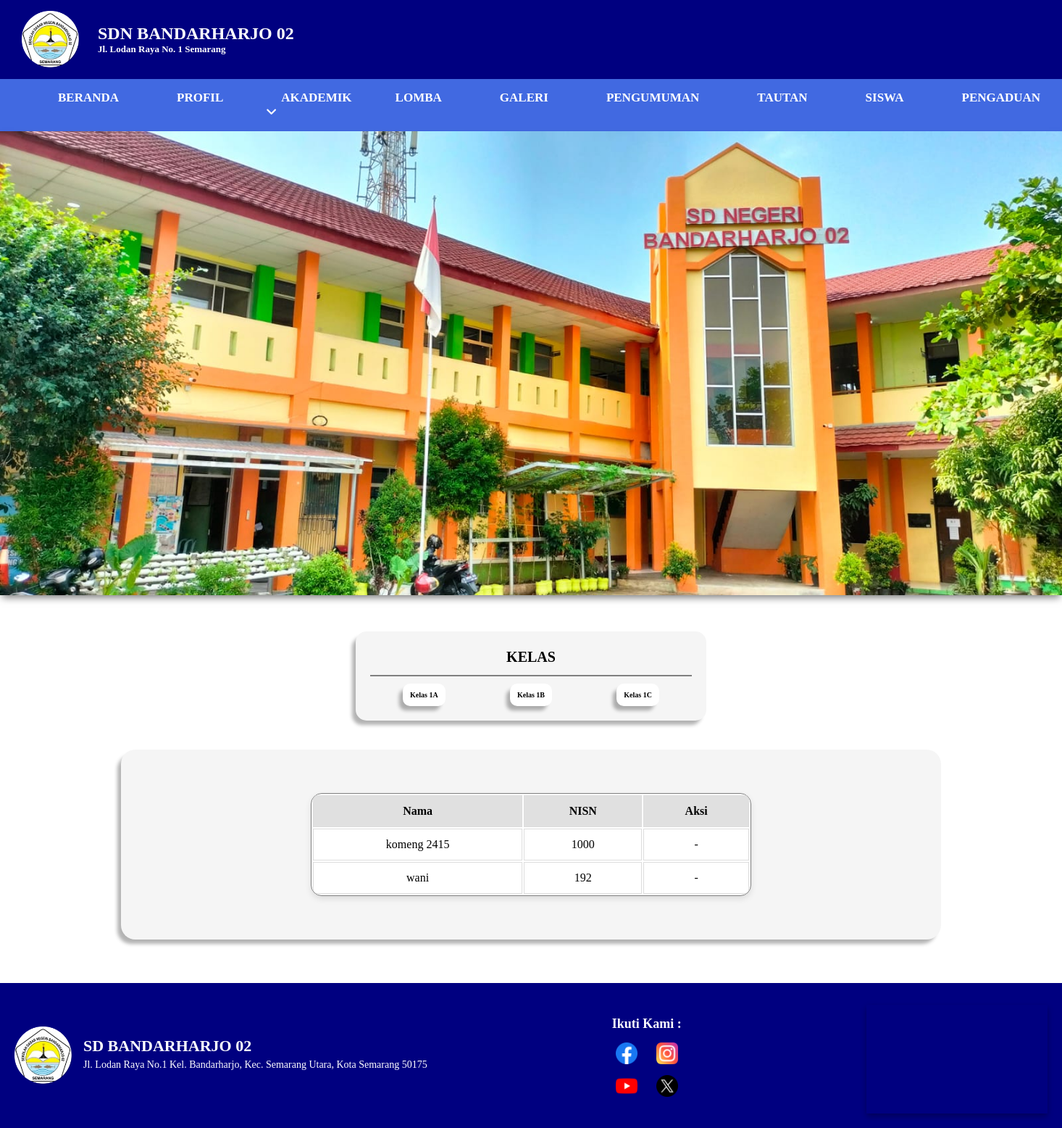
The app's page /menu/siswa/kelas/kelas1.php, older data.
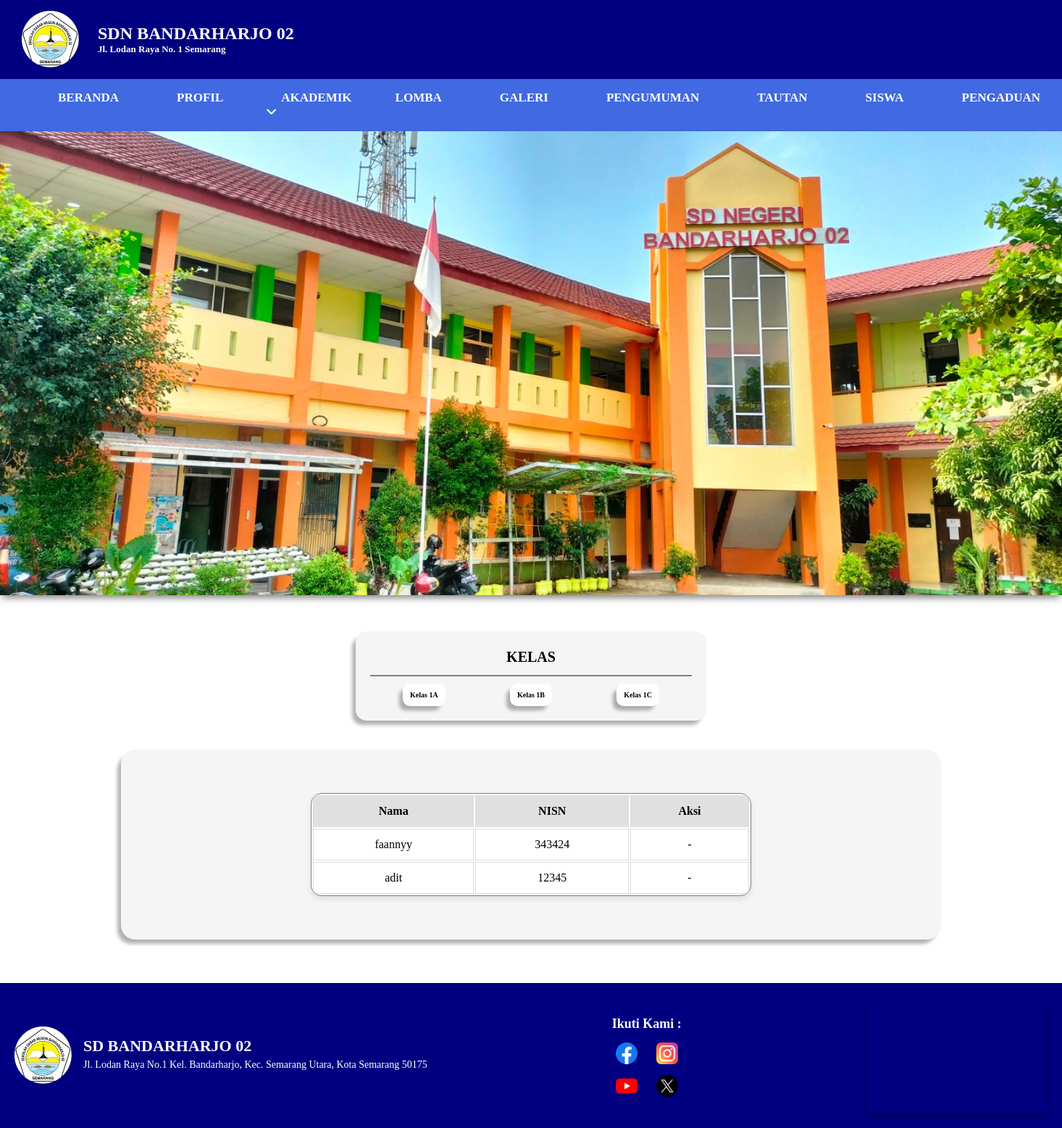
The same page, newer data.
### tables this page shows
CREATE TABLE `siswa1` (
  `id` int(11) NOT NULL,
  `nama` varchar(255) NOT NULL,
  `nisn` int(255) NOT NULL,
  `kategori` varchar(11) NOT NULL
);

### menu/siswa/kelas/kelas1.php (the view, shortened to what this page needs)
<?php
include('/bandarharjo/partials/header.php');
include('/bandarharjo/koneksi.php');
$kelas = isset($_GET['kelas']) ? $_GET['kelas'] : '1A';
$kategori = '';
if ($kelas == '1A') {
    $kategori = 'A';
} elseif ($kelas == '1B') {
    $kategori = 'B';
} elseif ($kelas == '1C') {
    $kategori = 'C';
}
$query = "SELECT * FROM siswa1 WHERE kategori='$kategori'";
$result = $conn->query($query);
?>
<link rel="stylesheet" href="/css/kelas.css">
<body>
    <div class="container">
        <div class="navbar-item">
            <div class="navigation">
                <div class="title">
                    <h1>KELAS</h1>
                </div>
                <div class="nav-underline"></div>
                <div class="selection">
                    <div class="option" onclick="window.location.href='?kelas=1A'">
                        <p>Kelas 1A</p>
                    </div>
                    <div class="option" onclick="window.location.href='?kelas=1B'">
                        <p>Kelas 1B</p>
                    </div>
                    <div class="option" onclick="window.location.href='?kelas=1C'">
                        <p>Kelas 1C</p>
                    </div>
                </div>
            </div>
        </div>
        <div class="table-container">
            <table>
                <thead>
                    <tr>
                        <th>Nama</th>
                        <th>NISN</th>
                        <th>Aksi</th>
                    </tr>
                </thead>
                <tbody>
                    <?php
                    if ($result->num_rows > 0) {
                        while ($siswa = $result->fetch_assoc()) {
                            echo "<tr>
                            <td>" . htmlspecialchars($siswa['nama']) . "</td>
                            <td>" . htmlspecialchars($siswa['nisn']) . "</td>
                            <td>";
                            if (isset($_SESSION['role']) && $_SESSION['role'] === 'admin') {
                                echo "
                                <div class='aksi-buttons'>
                                    <button type='button' class='btn-edit' onclick=\"showEditForm('" . addslashes($siswa['nama']) . "', '" . $siswa['nisn'] . "')\">Edit</button>
                                    <form method='POST' style='display:inline;'>
                                        <input type='hidden' name='hapus_nisn' value='" . htmlspecialchars($siswa['nisn']) . "'>
                                        <button type='submit' class='btn-hapus'>Hapus</button>
                                    </form>
                                </div>";
                            } else {
                                echo "-";
                            }
                            echo "</td></tr>";
                        }
                    } else {
                        echo "<tr><td colspan='3'>Tidak ada data</td></tr>";
                    }
                    ?>
                </tbody>
            </table>
        </div>
    </div>
    <?php include '/bandarharjo/partials/footer.php'; ?>
</body>

### partials/header.php (shortened to what this page needs)
<link rel="stylesheet" href="/css/style.css">
<link rel="stylesheet" href="https://cdnjs.cloudflare.com/ajax/libs/font-awesome/6.0.0-beta3/css/all.min.css" />
<div class="header">
    <div class="left">
        <img class="logo" src="/assets/sdn bandarharjo 02 logo.png" alt="SDN Bandarharjo 02">
        <div class="text">
            <h1>SDN BANDARHARJO 02</h1>
            <p>Jl. Lodan Raya No. 1 Semarang</p>
        </div>
    </div>
</div>
<nav>
    <ul>
        <li><a href="/index.php">BERANDA</a></li>
        <li><a href="/menu/profile/profile.php">PROFIL</a></li>
        <li class="dropdown">
            <a href="javascript:void(0)" class="dropdown-toggle">AKADEMIK <i class="fa-solid fa-angle-down"></i></a>
        </li>
        <li><a href="/menu/lomba/lomba.php">LOMBA</a></li>
        <li><a href="/menu/galeri/galery.php">GALERI</a></li>
        <li><a href="/menu/pengumuman/pengumuman.php">PENGUMUMAN</a></li>
        <li><a href="/menu/tautan/tautan.php">TAUTAN</a></li>
        <li><a href="/menu/siswa/siswa.php">SISWA</a></li>
        <li><a href="/menu/pengaduan/pengaduan.php">PENGADUAN</a></li>
    </ul>
</nav>
<div class="overlay">
    <img src="/assets/bandarharjo.jpeg" alt="">
</div>

### partials/footer.php (shortened to what this page needs)
<link rel="stylesheet" href="/css/style.css">
<link rel="stylesheet" href="https://cdnjs.cloudflare.com/ajax/libs/font-awesome/6.0.0-beta3/css/all.min.css"/>
<footer>
        <div class="footer-container">
            <div class="footer-left">
                <img class="footer-logo" src="/assets/sdn bandarharjo 02 logo.png" alt="SDN Bandarharjo 02">
                <div class="footer-text">
                    <h2>SD BANDARHARJO 02</h2>
                    <p>Jl. Lodan Raya No.1 Kel. Bandarharjo, Kec. Semarang Utara, Kota Semarang 50175</p>
                </div>
            </div>
            <div class="social-media">
                <h3>Ikuti Kami : </h3>
                <div class="social-icons">
                    <a href="#"><img src="/assets/icon/facebook.png" alt="Facebook"></a>
                    <a href="#"><img src="/assets/icon/instagram.png" alt="Instagram"></a>
                    <a href="#"><img src="/assets/icon/youtube.png" alt="YouTube"></a>
                    <a href="#"><img src="/assets/icon/twitter.png" alt="Twitter"></a>
                </div>
            </div>
            <div class="footer-right">
                <div class="map-container">
                    <iframe src="https://www.google.com/maps/embed?pb=!1m18!1m12!1m3!1d3826.313133277955!2d110.41896687483587!3d-6.9633785930371115!2m3!1f0!2f0!3f0!3m2!1i1024!2i768!4f13.1!3m3!1m2!1s0x2e70f4a30df5851b%3A0x2d57a4ca6cc2257a!2sSD%20N%202%20Bandarharjo!5e1!3m2!1sid!2sid!4v1742625418067!5m2!1sid!2sid"
                        width="250" height="150" style="border:0;  box-shadow: 0 4px 8px rgba(0, 0, 0, 0.3);"
                        allowfullscreen="" loading="lazy">
                    </iframe>
                </div>
            </div>
        </div>
    </footer>

### css/style.css (style rules this page uses)
body { padding: 0; margin: 0; font-family: Cambria, Cochin, Georgia, Times, 'Times New Roman', serif; }
.header { background: navy; color: white; display: flex; justify-content: space-between; padding: 0px 15px; }
.text h1 { margin: 0 10px; font-size: x-large; font-weight: 700; }
.text p { margin: 0 10px; font-weight: 700; font-size: small; }
.header .left { display: flex; align-items: center; }
nav { background: royalblue; display: flex; padding: 0 20px; }
nav ul { display: flex; justify-content: space-between; gap: 40px; list-style: none; }
nav ul li a { text-decoration: none; color: white; padding: 10px 20px; font-size: 17px; font-weight: bolder; }
nav ul li { position: relative; }
.overlay img { width: 100%; height: 80vh; margin-bottom: 30px; box-shadow: 0px 6px 10px -3px rgba(0, 0, 0, 0.54); }
footer { background: navy; color: white; padding: 20px; display: flex; justify-content: center; align-items: center; }
.footer-container { width: 100%; display: flex; justify-content: space-between; align-items: center; }
.footer-left { display: flex; align-items: center; }
.footer-logo { width: 80px; height: 80px; margin-right: 15px; }
.footer-text h2 { font-size: 22px; font-weight: bold; margin: 0; }
.footer-text p { font-size: 14px; margin: 5px 0; }
.footer-right { display: flex; flex-direction: column; align-items: center; }
.social-media { text-align: center; margin-bottom: 15px; }
.social-media h3 { font-size: 18px; margin-bottom: 15px; }
.social-icons { display: grid; grid-template-columns: repeat(2, 1fr); gap: 15px; }
.social-icons a img { width: 30px; height: 30px; transition: transform 0.3s ease-in-out; }
.map-container { margin-top: 10px; }
.map-container iframe { width: 250px; height: 150px; box-shadow: 0 4px 8px rgba(0, 0, 0, 0.3); }
.left img { width: 80px; margin: 15px; }

### css/kelas.css (style rules this page uses)
.container { padding: 20px 100px; }
.navigation { background-color: whitesmoke; border-radius: 15px; padding: 10px 20px 20px 20px; display: flex; flex-direction: column; margin: auto; width: 35%; box-shadow: -6px 7px 5px -1px rgba(0, 0, 0, 0.3); -webkit-box-shadow: -6px 7px 5px -1px rgba(0, 0, 0, 0.3); -moz-box-shadow: -6px 7px 5px -1px rgba(0, 0, 0, 0.3); }
.nav-underline { width: 100%; height: 2px; background-color: gray; margin-bottom: 10px; }
.navigation .title { text-align: center; font-size: 10px; }
.selection { display: flex; justify-content: space-between; text-align: center; }
.option { display: flex; text-align: center; margin: auto; background-color: white; border-radius: 10px; padding: 0 10px; cursor: pointer; transition: all 0.3s ease; box-shadow: -6px 7px 5px -1px rgba(0, 0, 0, 0.3); -webkit-box-shadow: -6px 7px 5px -1px rgba(0, 0, 0, 0.3); -moz-box-shadow: -6px 7px 5px -1px rgba(0, 0, 0, 0.3); position: relative; }
.option p { text-align: center; font-weight: bold; font-size: 10px; }
.table-container { flex-direction: column; align-items: center; margin: auto; margin-bottom: 40px; width: 80%; margin-top: 40px; background-color: whitesmoke; padding: 60px; border-radius: 20px; display: flex; justify-content: center; box-shadow: -6px 7px 5px -1px rgba(0, 0, 0, 0.3); -webkit-box-shadow: -6px 7px 5px -1px rgba(0, 0, 0, 0.3); -moz-box-shadow: -6px 7px 5px -1px rgba(0, 0, 0, 0.3); }
table { justify-content: center; width: 60%; background: white; border-radius: 15px; border: 1px solid gray; overflow: hidden; box-shadow: 0 4px 8px rgba(0, 0, 0, 0.1); }
th, td { border: 1px solid #ddd; padding: 12px; text-align: center; }
th { background-color: #e0e0e0; font-weight: bold; text-align: center; }

Row changes from the older to the newer data that the page shows:
removed siswa1: nama "komeng 2415", nisn "1000"
removed siswa1: nama "wani", nisn "192"
added siswa1: nama "faannyy", nisn "343424"
added siswa1: nama "adit", nisn "12345"
